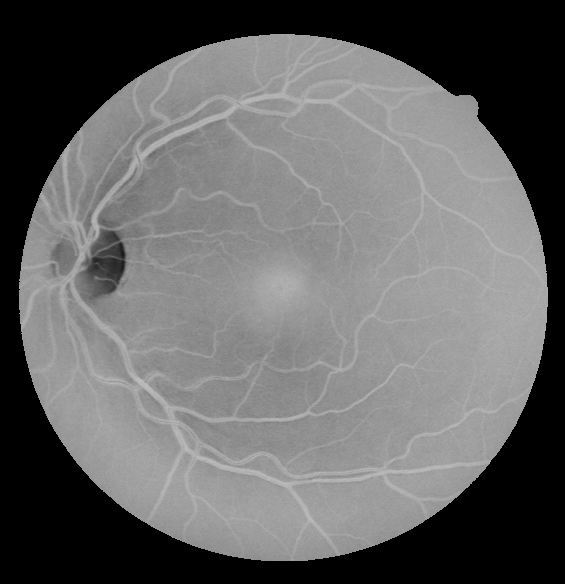
#> input picture example/images/retinal_image.png, 565 x 584 px
$ python plot_directional_feature_reviewer.py
#> lines starting #> are read from the running program, lines starting #| are printed output that depends on the picture; after the words box and inside, x2 and y2 are one past the last pixel; in counts of white or black regions, pixels touching at a corner belong together
#!/usr/bin/env python
# -*- coding: utf-8 -*-

# 1/12/16
# Odyssee Merveille

from PIL import Image
import numpy
import matplotlib
matplotlib.use('Agg')
import matplotlib.pyplot as plt
from skimage.filters import threshold_otsu


def plot_vector_field(vx, vy, vecColor = 'red', scaleSize = 20, image = numpy.array(())):

	fig = plt.figure()
	ax = fig.add_subplot(111)

	dimY, dimX = vx.shape

	# vector and support
	mx=numpy.array(())
	my=numpy.array(())

	px=numpy.array(())
	py=numpy.array(())

	#plt.ion()
	# create vectors for plotting
	for i in range(dimY):
		for j in range(dimX):

			if vx[i,j] != 0  or vy[i,j] != 0 :
				mx = numpy.append(mx,j)
				my = numpy.append(my,i)
				px = numpy.append(px,vx[i,j])
				py = numpy.append(py,vy[i,j])

	if image.size !=0:
		ax.imshow(image, cmap='gray')
		ax.quiver(mx, my, px, py, scale = 20, color = vecColor, pivot='middle')

	else:
		ax.quiver(mx, -my, px, py, scale = 20, color = vecColor, pivot='middle')

	ax.axis('off')
	fig.savefig('plot.png')


def plot_RORPO_directional_feature_with_gt(imageName, rorpoIntensityName, rorpoDirectionVxName, rorpoDirectionVyName , gtName):

	''' Plot directional feature of the provided synthetic image'''
	image = Image.open(imageName)
	image = numpy.asarray(image)

	rorpo = Image.open(rorpoIntensityName)
	rorpo = numpy.asarray(rorpo)

	mask = Image.open(gtName)
	mask = numpy.asarray(mask).astype(int)
	mask = (mask>10).astype(int)
	print(numpy.unique(mask))

	vx = Image.open(rorpoDirectionVxName)
	vx = numpy.asarray(vx)

	vy = Image.open(rorpoDirectionVyName)
	vy = numpy.asarray(vy)

	vx = vx.astype(numpy.float)
	vy = vy.astype(numpy.float)

	vx /= 100.0
	vy /= 100.0

	vx -= 1
	vy -= 1

	vx = vx * mask
	vy = vy * mask

	plot_vector_field(vx, vy, 'red', 15, image)


def plot_RORPO_directional_feature(imageName, rorpoIntensityName, rorpoDirectionVxName, rorpoDirectionVyName , thresh = -1):

	''' Plot directional feature of the provided synthetic image'''
#> called with imageName = './images/retinal_image.png', thresh = -1
	image = Image.open(imageName)
#> image is the input picture: PIL image 565x584 L; min 0, max 191, mean 100.7
	image = numpy.asarray(image)


	rorpo = Image.open(rorpoIntensityName)
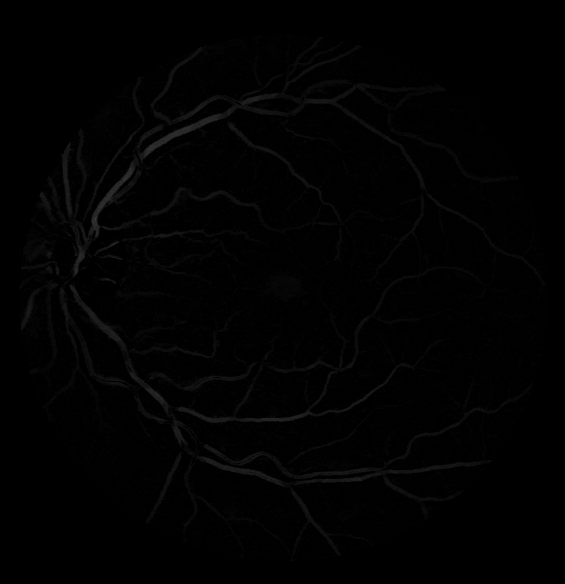
#> input picture example/results/retinal_image_RORPO_25_1.5_2_1.png, 565 x 584 px
#> rorpo is the input picture: PIL image 565x584 L; min 0, max 54, mean 1.6
	rorpo = numpy.asarray(rorpo)

	if thresh <= 0:
		thresh = threshold_otsu(rorpo)
#> thresh = 8
		print("Computed threshold for the RORPO intensity feature: %i" %thresh)
#| Computed threshold for the RORPO intensity feature: 8

	mask = (rorpo>thresh).astype(int)
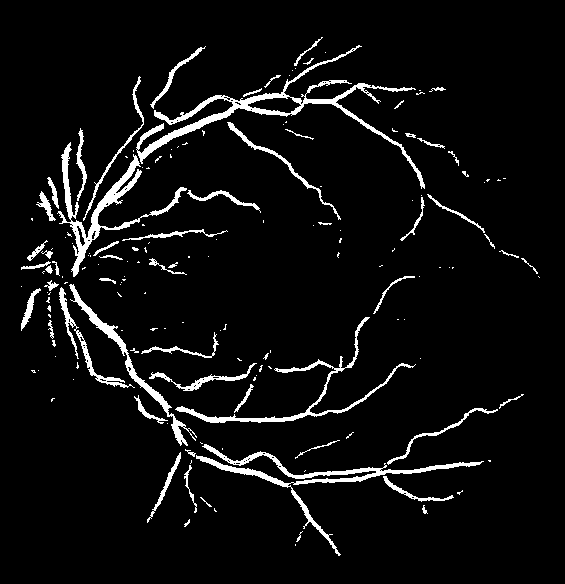
#> mask: shape (584, 565) int64; values 0 (black) and 1 (white), 5.6% white; 166 white regions (106 under 20 px), largest, box (x1, y1, x2, y2) and area: (136, 45, 425, 189) 3336, (196, 444, 484, 556) 2386, (57, 142, 187, 277) 2257


	vx = Image.open(rorpoDirectionVxName)
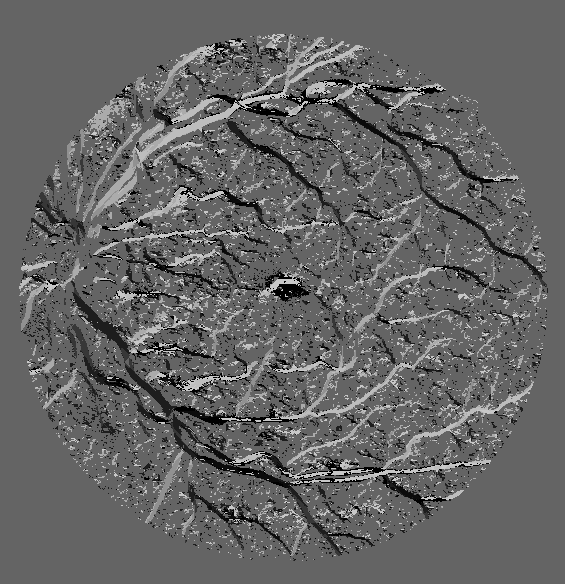
#> input picture example/results/retinal_image_RORPO_25_1.5_2_1_vx.png, 565 x 584 px
#> vx is the input picture: PIL image 565x584 L; min 0, max 200, mean 100.7
	vx = numpy.asarray(vx)

	vy = Image.open(rorpoDirectionVyName)
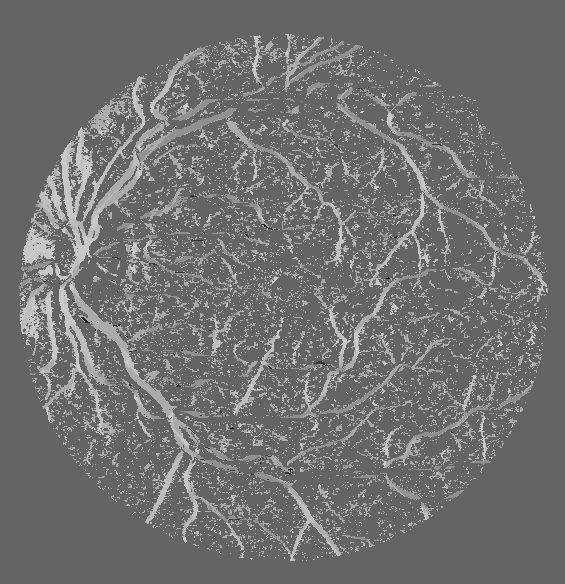
#> input picture example/results/retinal_image_RORPO_25_1.5_2_1_vy.png, 565 x 584 px
#> vy is the input picture: PIL image 565x584 L; min 29, max 200, mean 112.9
	vy = numpy.asarray(vy)

	vx = vx.astype(numpy.float)
#> vx: shape (584, 565) float64
	vy = vy.astype(numpy.float)
#> vy: shape (584, 565) float64

	vx /= 100.0
	vy /= 100.0

	vx -= 1
	vy -= 1

	vx = vx * mask
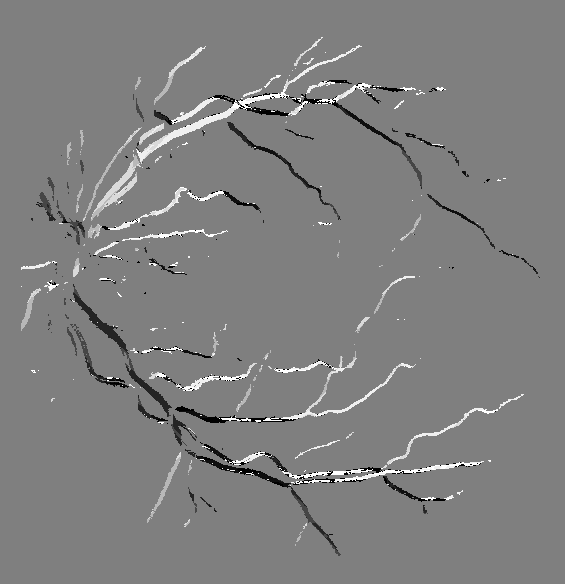
#> vx: shape (584, 565) float64; min -1, max 1, mean 0.00434; drawn with min black and max white
	vy = vy * mask
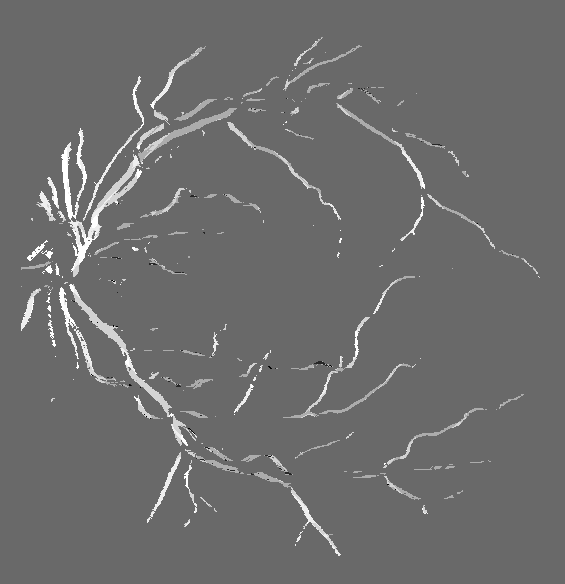
#> vy: shape (584, 565) float64; min -0.71, max 1, mean 0.0292; drawn with min black and max white

	plot_vector_field(vx, vy, 'red', 15, image)
#> in plot_vector_field, `fig.savefig('plot.png')`:
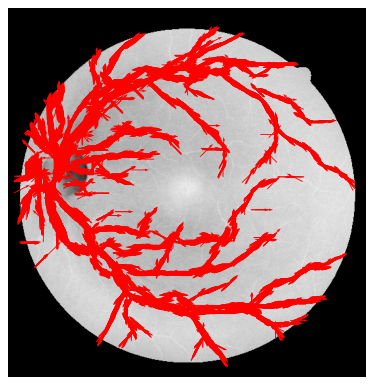
#> figure drawn by matplotlib, 1 panel

if __name__ == '__main__':

	#~ imageName = "./images/synthetic_image.png"
	#~ rorpoIntensityName = "./results/synthetic_image_RORPO_30_1_1_1.png"
	#~ rorpoDirectionVxName = "./results/synthetic_image_RORPO_30_1_1_1_vx.png"
	#~ rorpoDirectionVyName = "./results/synthetic_image_RORPO_30_1_1_1_vy.png"

	#~ imageName = "./images/cracks_image.png"
	#~ gtName = "./images/cracks_image_gt.png"
	#~ rorpoIntensityName = "./results/cracks_image_RORPO_10_1_1_1.png"
	#~ rorpoDirectionVxName = "./results/cracks_image_RORPO_10_1_1_1_vx.png"
	#~ rorpoDirectionVyName = "./results/cracks_image_RORPO_10_1_1_1_vy.png"

	imageName = "./images/retinal_image.png"
	rorpoIntensityName = "./results/retinal_image_RORPO_25_1.5_2_1.png"
	rorpoDirectionVxName = "./results/retinal_image_RORPO_25_1.5_2_1_vx.png"
	rorpoDirectionVyName = "./results/retinal_image_RORPO_25_1.5_2_1_vy.png"

	plot_RORPO_directional_feature(imageName, rorpoIntensityName, rorpoDirectionVxName, rorpoDirectionVyName)
